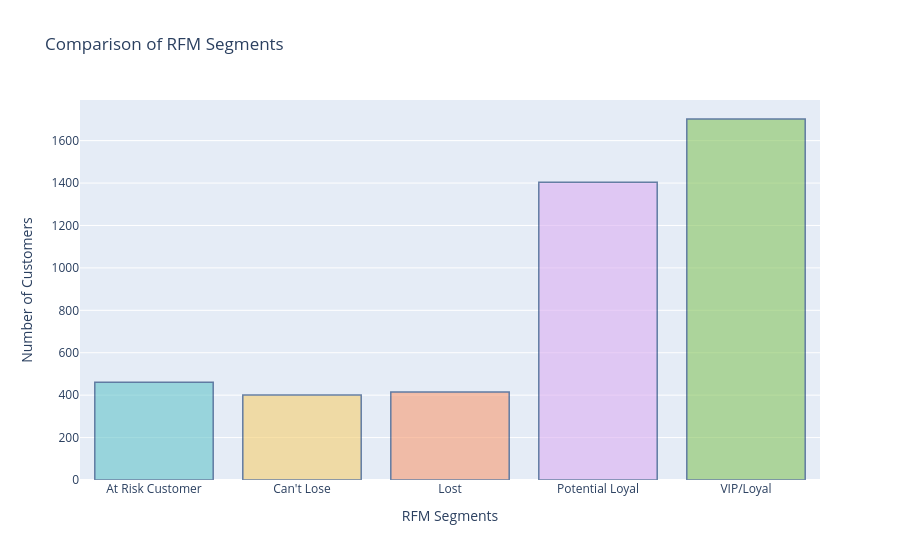

The cell this chart's notebook holds for it:
### Code cell
pastel_colors = plotly.colors.qualitative.Pastel
fig = go.Figure(data=[go.Bar(x=segment_counts.index, y=segment_counts.values,
                             marker=dict(color=pastel_colors))])

# Set the color of the Champions segment as a different color
vip_color = "rgb(158, 202, 225)"
fig.update_traces(marker_color=[vip_color if segment == 'Champions' else pastel_colors[i]
                                for i, segment in enumerate(segment_counts.index)],
                  marker_line_color='rgb(8, 48, 107)',
                  marker_line_width=1.5, opacity=0.6)

# Update the layout
fig.update_layout(title='Comparison of RFM Segments',
                  xaxis_title='RFM Segments',
                  yaxis_title='Number of Customers',
                  showlegend=False)

# Display the figure
fig.show()

### Figure 1 — Plotly figure (JSON) as saved in the notebook; plotly's stock layout.template omitted (floating-point values rounded to 4 significant figures)
{"data": [{"marker": {"color": ["rgb(102, 197, 204)", "rgb(246, 207, 113)", "rgb(248, 156, 116)", "rgb(220, 176, 242)", "rgb(135, 197, 95)"], "line": {"color": "rgb(8, 48, 107)", "width": 1.5}}, "opacity": 0.6, "type": "bar", "x": ["At Risk Customer", "Can't Lose", "Lost", "Potential Loyal", "VIP/Loyal"], "y": [461, 401, 415, 1404, 1702]}], "layout": {"showlegend": false, "title": {"text": "Comparison of RFM Segments"}, "xaxis": {"title": {"text": "RFM Segments"}}, "yaxis": {"title": {"text": "Number of Customers"}}}}
